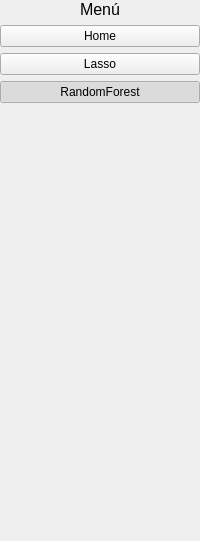
     <widget class="QWidget" name="menu" native="true">
      <layout class="QGridLayout" name="gridLayout">
       <property name="leftMargin">
        <number>0</number>
       </property>
       <property name="topMargin">
        <number>0</number>
       </property>
       <property name="rightMargin">
        <number>0</number>
       </property>
       <property name="bottomMargin">
        <number>0</number>
       </property>
       <item row="0" column="0">
        <layout class="QHBoxLayout" name="horizontalLayout">
         <item>
          <widget class="QLabel" name="expandMenuLabel">
           <property name="font">
            <font>
             <pointsize>12</pointsize>
            </font>
           </property>
           <property name="text">
            <string>Menú</string>
           </property>
           <property name="alignment">
            <set>Qt::AlignCenter</set>
           </property>
          </widget>
         </item>
        </layout>
       </item>
       <item row="1" column="0">
        <layout class="QVBoxLayout" name="verticalLayout_2">
         <item>
          <layout class="QVBoxLayout" name="verticalLayout">
           <item>
            <widget class="QPushButton" name="btnHome">
             <property name="styleSheet">
              <string notr="true"/>
             </property>
             <property name="text">
              <string>Home</string>
             </property>
             <property name="icon">
              <iconset>
               <normaloff>:/icons/icons/downloading.png</normaloff>:/icons/icons/downloading.png</iconset>
             </property>
             <property name="checkable">
              <bool>true</bool>
             </property>
             <property name="autoExclusive">
              <bool>true</bool>
             </property>
            </widget>
           </item>
           <item>
            <widget class="QPushButton" name="btnLasso">
             <property name="text">
              <string>Lasso</string>
             </property>
             <property name="icon">
              <iconset>
               <normaloff>:/icons/icons/folder.png</normaloff>:/icons/icons/folder.png</iconset>
             </property>
             <property name="checkable">
              <bool>true</bool>
             </property>
             <property name="autoExclusive">
              <bool>true</bool>
             </property>
            </widget>
           </item>
           <item>
            <widget class="QPushButton" name="btnRandomForest">
             <property name="text">
              <string>RandomForest</string>
             </property>
             <property name="icon">
              <iconset>
               <normaloff>:/icons/icons/data-classification.png</normaloff>:/icons/icons/data-classification.png</iconset>
             </property>
             <property name="checkable">
              <bool>true</bool>
             </property>
             <property name="checked">
              <bool>true</bool>
             </property>
             <property name="autoExclusive">
              <bool>true</bool>
             </property>
            </widget>
           </item>
          </layout>
         </item>
         <item>
          <spacer name="verticalSpacer">
           <property name="orientation">
            <enum>Qt::Vertical</enum>
           </property>
           <property name="sizeHint" stdset="0">
            <size>
             <width>20</width>
             <height>438</height>
            </size>
           </property>
          </spacer>
         </item>
        </layout>
       </item>
      </layout>
     </widget>
